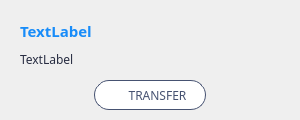
<?xml version="1.0" encoding="UTF-8"?>
<ui version="4.0">
 <class>SingleContactWidget</class>
 <widget class="QWidget" name="SingleContactWidget">
  <property name="geometry">
   <rect>
    <x>0</x>
    <y>0</y>
    <width>300</width>
    <height>120</height>
   </rect>
  </property>
  <property name="font">
   <font>
    <family>微软雅黑</family>
   </font>
  </property>
  <property name="windowTitle">
   <string>Form</string>
  </property>
  <property name="styleSheet">
   <string notr="true"/>
  </property>
  <widget class="QLabel" name="addressLabel">
   <property name="geometry">
    <rect>
     <x>20</x>
     <y>50</y>
     <width>280</width>
     <height>20</height>
    </rect>
   </property>
   <property name="styleSheet">
    <string notr="true">color: rgb(40, 45, 66);
font: 12px &quot;微软雅黑&quot;;</string>
   </property>
   <property name="text">
    <string>TextLabel</string>
   </property>
   <property name="textInteractionFlags">
    <set>Qt::TextSelectableByMouse</set>
   </property>
  </widget>
  <widget class="QLabel" name="remarkLabel">
   <property name="geometry">
    <rect>
     <x>20</x>
     <y>20</y>
     <width>250</width>
     <height>20</height>
    </rect>
   </property>
   <property name="font">
    <font>
     <family>微软雅黑</family>
     <pointsize>11</pointsize>
     <weight>75</weight>
     <italic>false</italic>
     <bold>true</bold>
    </font>
   </property>
   <property name="styleSheet">
    <string notr="true">color: rgb(24,140,249);</string>
   </property>
   <property name="text">
    <string>TextLabel</string>
   </property>
   <property name="textInteractionFlags">
    <set>Qt::TextSelectableByMouse</set>
   </property>
  </widget>
  <widget class="QToolButton" name="transferBtn">
   <property name="geometry">
    <rect>
     <x>94</x>
     <y>80</y>
     <width>112</width>
     <height>30</height>
    </rect>
   </property>
   <property name="font">
    <font>
     <family>微软雅黑</family>
     <weight>50</weight>
     <italic>false</italic>
     <bold>false</bold>
    </font>
   </property>
   <property name="cursor">
    <cursorShape>PointingHandCursor</cursorShape>
   </property>
   <property name="focusPolicy">
    <enum>Qt::NoFocus</enum>
   </property>
   <property name="styleSheet">
    <string notr="true">QToolButton{color: rgb(70,82,113);border:1px solid rgb(70,82,113);border-radius:15px;background-color:white;background-origin: content;background-image: url(&quot;:/ui/wallet_ui/contactTransfer.png&quot;);background-repeat: no-repeat; background-position: center left;padding:0px 0px 0px 15px;}
QToolButton:hover{color: white;border:1px solid rgb(24,140,249);background-color:rgb(24,140,249);background-image: url(&quot;:/ui/wallet_ui/contactTransfer_hover.png&quot;);}</string>
   </property>
   <property name="text">
    <string>TRANSFER</string>
   </property>
  </widget>
  <widget class="QToolButton" name="chooseBtn">
   <property name="geometry">
    <rect>
     <x>280</x>
     <y>12</y>
     <width>12</width>
     <height>12</height>
    </rect>
   </property>
   <property name="cursor">
    <cursorShape>PointingHandCursor</cursorShape>
   </property>
   <property name="styleSheet">
    <string notr="true">QToolButton{background-image:url(:/ui/wallet_ui/contactEditBtn.png);background-repeat: no-repeat;background-position: center;border-style: flat;}</string>
   </property>
   <property name="text">
    <string/>
   </property>
  </widget>
 </widget>
 <resources/>
 <connections/>
</ui>
